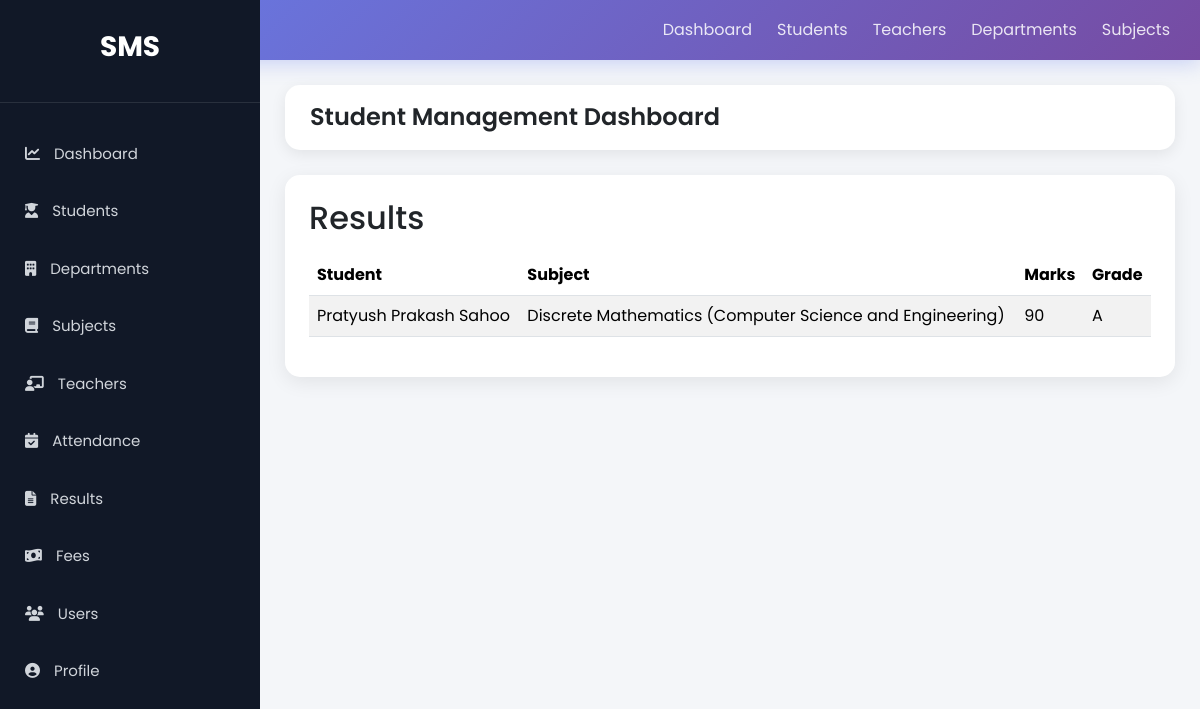
The app's page /results/ with its own data.
### StudentManage_app/models.py (models this page shows, shortened)
class Result(models.Model):
    student = models.ForeignKey(Student, on_delete=models.CASCADE, related_name='results')
    subject = models.ForeignKey(Subject, on_delete=models.CASCADE, related_name='results')
    marks = models.IntegerField()
    grade = models.CharField(max_length=5)
    exam_date = models.DateField(null=True, blank=True)
    created_at = models.DateTimeField(blank=True, null=True)
    class Meta:
        unique_together = ['student', 'subject']

class Student(models.Model):
    YEAR_CHOICES = (
        ('1st Year', '1st Year'),
        ('2nd Year', '2nd Year'),
        ('3rd Year', '3rd Year'),
        ('4th Year', '4th Year'),
    )
    GENDER_CHOICES = (
        ('Male', 'Male'),
        ('Female', 'Female'),
        ('Other', 'Other'),
    )
    name = models.CharField(max_length=100)
    roll_no = models.CharField(max_length=20, unique=True)
    email = models.EmailField(unique=True)
    phone = models.CharField(max_length=15)
    department = models.ForeignKey(Department, on_delete=models.CASCADE, related_name='students')
    year = models.CharField(max_length=20, choices=YEAR_CHOICES)
    gender = models.CharField(max_length=20, choices=GENDER_CHOICES)
    dob = models.DateField()
    address = models.TextField()
    photo = models.ImageField(upload_to='students/', blank=True, null=True)
    created_at = models.DateTimeField(auto_now_add=True,null=True,blank=True)
    class Meta:
        ordering = ['-name']
    def __str__(self):
        return self.name

class Subject(models.Model):
    department = models.ForeignKey(Department, on_delete=models.CASCADE, related_name='subjects', null=True, blank=True)
    YEAR_CHOICES = (
        ('1st Year', '1st Year'),
        ('2nd Year', '2nd Year'),
        ('3rd Year', '3rd Year'),
        ('4th Year', '4th Year'),
    )
    SEMESTER_CHOICES = (
        ('1st Semester', '1st Semester'),
        ('2nd Semester', '2nd Semester'),
        ('3rd Semester', '3rd Semester'),
        ('4th Semester', '4th Semester'),
        ('5th Semester', '5th Semester'),
        ('6th Semester', '6th Semester'),
        ('7th Semester', '7th Semester'),
        ('8th Semester', '8th Semester'),
    )
    semester = models.CharField(max_length=20, choices=SEMESTER_CHOICES, null=True, blank=True)
    year = models.CharField(max_length=20, choices=YEAR_CHOICES, null=True, blank=True)
    subject_name = models.CharField(max_length=100)
    subject_code = models.CharField(max_length=20, unique=True)
    credits = models.IntegerField(default=3)
    def __str__(self):
        return f"{self.subject_name} ({self.department.name})"

class Department(models.Model):
    name = models.CharField(max_length=100)
    hod = models.ForeignKey(
        'Teacher',  # Use string reference to avoid circular import
        on_delete=models.SET_NULL,  # Keep department if teacher is deleted
        null=True,
        blank=True,
        related_name='headed_departments'  # Access from Teacher side
    )

### StudentManage_app/views.py (the view)
# urls.py: path('results/',views.result_list,name='result_list'),
def result_list(request):
    results = Result.objects.all()
    return render(request, 'StudentManage_app/results.html', {'results': results})

### StudentManage_app/templates/StudentManage_app/results.html
{% extends 'base.html' %}
{% block content %}
<div class="card p-4">
<h2>Results</h2>
<table class="table table-striped">
<thead>
<tr>
<th>Student</th>
<th>Subject</th>
<th>Marks</th>
<th>Grade</th>
</tr>
</thead>
<tbody>
{% for result in results %}
<tr>
<td>{{ result.student }}</td>
<td>{{ result.subject }}</td>
<td>{{ result.marks }}</td>
<td>{{ result.grade }}</td>
</tr>
{% endfor %}
</tbody>
</table>
</div>
{% endblock %}

### StudentManage_app/static/css/style.css (style rules this page uses)
* { margin:0; padding:0; box-sizing:border-box; font-family:'Poppins',sans-serif; }
body { background:#f4f7fc; }
.card { border:none; border-radius:18px; box-shadow:0 5px 20px rgba(0,0,0,.08); }
.table { margin-top:10px; }
.table thead { background:#2563eb; color:white; }
.table td, .table th { vertical-align:middle; }
.card { border-radius:15px; }
body { background:#f4f6f9; }

### records on screen
Result: student "Pratyush Prakash Sahoo", subject "Discrete Mathematics (Computer Science and Engineering)", marks "90", grade "A"
